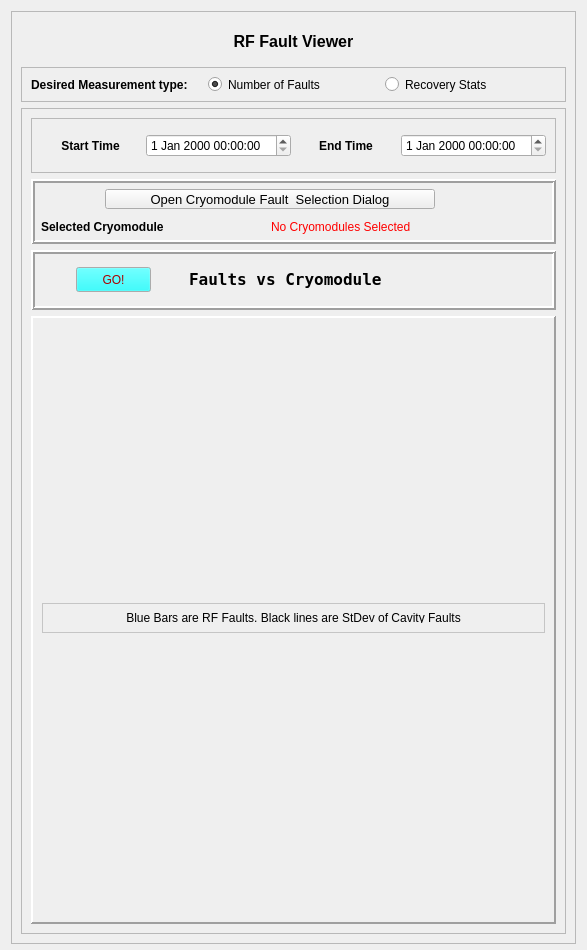
<?xml version="1.0" encoding="UTF-8"?>
<ui version="4.0">
 <class>Form</class>
 <widget class="QWidget" name="Form">
  <property name="geometry">
   <rect>
    <x>0</x>
    <y>0</y>
    <width>587</width>
    <height>950</height>
   </rect>
  </property>
  <property name="windowTitle">
   <string>Form</string>
  </property>
  <layout class="QVBoxLayout" name="verticalLayout">
   <property name="bottomMargin">
    <number>6</number>
   </property>
   <item>
    <layout class="QGridLayout" name="gridLayout">
     <item row="0" column="0">
      <widget class="QFrame" name="frame">
       <property name="frameShape">
        <enum>QFrame::StyledPanel</enum>
       </property>
       <property name="frameShadow">
        <enum>QFrame::Raised</enum>
       </property>
       <layout class="QVBoxLayout" name="verticalLayout_2">
        <item>
         <widget class="QLabel" name="label_6">
          <property name="maximumSize">
           <size>
            <width>16777215</width>
            <height>40</height>
           </size>
          </property>
          <property name="font">
           <font>
            <pointsize>12</pointsize>
            <weight>75</weight>
            <bold>true</bold>
           </font>
          </property>
          <property name="text">
           <string>RF Fault Viewer</string>
          </property>
          <property name="alignment">
           <set>Qt::AlignCenter</set>
          </property>
         </widget>
        </item>
        <item>
         <widget class="QFrame" name="frame_2">
          <property name="maximumSize">
           <size>
            <width>16777215</width>
            <height>35</height>
           </size>
          </property>
          <property name="frameShape">
           <enum>QFrame::StyledPanel</enum>
          </property>
          <property name="frameShadow">
           <enum>QFrame::Raised</enum>
          </property>
          <layout class="QHBoxLayout" name="horizontalLayout">
           <item>
            <widget class="QLabel" name="label">
             <property name="font">
              <font>
               <weight>75</weight>
               <bold>true</bold>
              </font>
             </property>
             <property name="text">
              <string>Desired Measurement type:</string>
             </property>
            </widget>
           </item>
           <item>
            <widget class="QRadioButton" name="RfFaults">
             <property name="text">
              <string>Number of Faults</string>
             </property>
             <property name="checked">
              <bool>true</bool>
             </property>
            </widget>
           </item>
           <item>
            <widget class="QRadioButton" name="RecoveryStats">
             <property name="text">
              <string>Recovery Stats</string>
             </property>
            </widget>
           </item>
          </layout>
          <zorder>RecoveryStats</zorder>
          <zorder>label</zorder>
          <zorder>RfFaults</zorder>
         </widget>
        </item>
        <item>
         <widget class="QFrame" name="frame_3">
          <property name="frameShape">
           <enum>QFrame::StyledPanel</enum>
          </property>
          <property name="frameShadow">
           <enum>QFrame::Raised</enum>
          </property>
          <layout class="QVBoxLayout" name="verticalLayout_3">
           <item>
            <widget class="QFrame" name="frame_6">
             <property name="maximumSize">
              <size>
               <width>16777215</width>
               <height>55</height>
              </size>
             </property>
             <property name="frameShape">
              <enum>QFrame::StyledPanel</enum>
             </property>
             <property name="frameShadow">
              <enum>QFrame::Raised</enum>
             </property>
             <layout class="QHBoxLayout" name="horizontalLayout_3">
              <item>
               <widget class="QLabel" name="label_4">
                <property name="font">
                 <font>
                  <weight>75</weight>
                  <bold>true</bold>
                 </font>
                </property>
                <property name="text">
                 <string>Start Time</string>
                </property>
                <property name="alignment">
                 <set>Qt::AlignCenter</set>
                </property>
               </widget>
              </item>
              <item>
               <widget class="QDateTimeEdit" name="StartTime"/>
              </item>
              <item>
               <widget class="QLabel" name="label_5">
                <property name="font">
                 <font>
                  <weight>75</weight>
                  <bold>true</bold>
                 </font>
                </property>
                <property name="text">
                 <string>End Time</string>
                </property>
                <property name="alignment">
                 <set>Qt::AlignCenter</set>
                </property>
               </widget>
              </item>
              <item>
               <widget class="QDateTimeEdit" name="EndTime">
                <property name="calendarPopup">
                 <bool>false</bool>
                </property>
               </widget>
              </item>
             </layout>
            </widget>
           </item>
           <item>
            <widget class="QFrame" name="frame_4">
             <property name="enabled">
              <bool>true</bool>
             </property>
             <property name="sizePolicy">
              <sizepolicy hsizetype="Preferred" vsizetype="Minimum">
               <horstretch>0</horstretch>
               <verstretch>0</verstretch>
              </sizepolicy>
             </property>
             <property name="minimumSize">
              <size>
               <width>0</width>
               <height>60</height>
              </size>
             </property>
             <property name="maximumSize">
              <size>
               <width>16777215</width>
               <height>65</height>
              </size>
             </property>
             <property name="frameShape">
              <enum>QFrame::Box</enum>
             </property>
             <property name="frameShadow">
              <enum>QFrame::Raised</enum>
             </property>
             <property name="lineWidth">
              <number>2</number>
             </property>
             <widget class="QLabel" name="label_2">
              <property name="geometry">
               <rect>
                <x>10</x>
                <y>40</y>
                <width>151</width>
                <height>16</height>
               </rect>
              </property>
              <property name="maximumSize">
               <size>
                <width>125160</width>
                <height>16777215</height>
               </size>
              </property>
              <property name="font">
               <font>
                <weight>75</weight>
                <bold>true</bold>
               </font>
              </property>
              <property name="text">
               <string>Selected Cryomodule</string>
              </property>
             </widget>
             <widget class="QLabel" name="Changes">
              <property name="geometry">
               <rect>
                <x>240</x>
                <y>40</y>
                <width>507</width>
                <height>16</height>
               </rect>
              </property>
              <property name="palette">
               <palette>
                <active>
                 <colorrole role="WindowText">
                  <brush brushstyle="SolidPattern">
                   <color alpha="255">
                    <red>255</red>
                    <green>0</green>
                    <blue>0</blue>
                   </color>
                  </brush>
                 </colorrole>
                 <colorrole role="Button">
                  <brush brushstyle="SolidPattern">
                   <color alpha="255">
                    <red>239</red>
                    <green>235</green>
                    <blue>231</blue>
                   </color>
                  </brush>
                 </colorrole>
                 <colorrole role="Light">
                  <brush brushstyle="SolidPattern">
                   <color alpha="255">
                    <red>255</red>
                    <green>127</green>
                    <blue>127</blue>
                   </color>
                  </brush>
                 </colorrole>
                 <colorrole role="Midlight">
                  <brush brushstyle="SolidPattern">
                   <color alpha="255">
                    <red>255</red>
                    <green>63</green>
                    <blue>63</blue>
                   </color>
                  </brush>
                 </colorrole>
                 <colorrole role="Dark">
                  <brush brushstyle="SolidPattern">
                   <color alpha="255">
                    <red>127</red>
                    <green>0</green>
                    <blue>0</blue>
                   </color>
                  </brush>
                 </colorrole>
                 <colorrole role="Mid">
                  <brush brushstyle="SolidPattern">
                   <color alpha="255">
                    <red>170</red>
                    <green>0</green>
                    <blue>0</blue>
                   </color>
                  </brush>
                 </colorrole>
                 <colorrole role="Text">
                  <brush brushstyle="SolidPattern">
                   <color alpha="255">
                    <red>0</red>
                    <green>0</green>
                    <blue>0</blue>
                   </color>
                  </brush>
                 </colorrole>
                 <colorrole role="BrightText">
                  <brush brushstyle="SolidPattern">
                   <color alpha="255">
                    <red>255</red>
                    <green>255</green>
                    <blue>255</blue>
                   </color>
                  </brush>
                 </colorrole>
                 <colorrole role="ButtonText">
                  <brush brushstyle="SolidPattern">
                   <color alpha="255">
                    <red>0</red>
                    <green>0</green>
                    <blue>0</blue>
                   </color>
                  </brush>
                 </colorrole>
                 <colorrole role="Base">
                  <brush brushstyle="SolidPattern">
                   <color alpha="255">
                    <red>255</red>
                    <green>255</green>
                    <blue>255</blue>
                   </color>
                  </brush>
                 </colorrole>
                 <colorrole role="Window">
                  <brush brushstyle="SolidPattern">
                   <color alpha="255">
                    <red>255</red>
                    <green>0</green>
                    <blue>0</blue>
                   </color>
                  </brush>
                 </colorrole>
                 <colorrole role="Shadow">
                  <brush brushstyle="SolidPattern">
                   <color alpha="255">
                    <red>0</red>
                    <green>0</green>
                    <blue>0</blue>
                   </color>
                  </brush>
                 </colorrole>
                 <colorrole role="AlternateBase">
                  <brush brushstyle="SolidPattern">
                   <color alpha="255">
                    <red>255</red>
                    <green>127</green>
                    <blue>127</blue>
                   </color>
                  </brush>
                 </colorrole>
                 <colorrole role="ToolTipBase">
                  <brush brushstyle="SolidPattern">
                   <color alpha="255">
                    <red>255</red>
                    <green>255</green>
                    <blue>220</blue>
                   </color>
                  </brush>
                 </colorrole>
                 <colorrole role="ToolTipText">
                  <brush brushstyle="SolidPattern">
                   <color alpha="255">
                    <red>0</red>
                    <green>0</green>
                    <blue>0</blue>
                   </color>
                  </brush>
                 </colorrole>
                </active>
                <inactive>
                 <colorrole role="WindowText">
                  <brush brushstyle="SolidPattern">
                   <color alpha="255">
                    <red>255</red>
                    <green>0</green>
                    <blue>0</blue>
                   </color>
                  </brush>
                 </colorrole>
                 <colorrole role="Button">
                  <brush brushstyle="SolidPattern">
                   <color alpha="255">
                    <red>239</red>
                    <green>235</green>
                    <blue>231</blue>
                   </color>
                  </brush>
                 </colorrole>
                 <colorrole role="Light">
                  <brush brushstyle="SolidPattern">
                   <color alpha="255">
                    <red>255</red>
                    <green>127</green>
                    <blue>127</blue>
                   </color>
                  </brush>
                 </colorrole>
                 <colorrole role="Midlight">
                  <brush brushstyle="SolidPattern">
                   <color alpha="255">
                    <red>255</red>
                    <green>63</green>
                    <blue>63</blue>
                   </color>
                  </brush>
                 </colorrole>
                 <colorrole role="Dark">
                  <brush brushstyle="SolidPattern">
                   <color alpha="255">
                    <red>127</red>
                    <green>0</green>
                    <blue>0</blue>
                   </color>
                  </brush>
                 </colorrole>
                 <colorrole role="Mid">
                  <brush brushstyle="SolidPattern">
                   <color alpha="255">
                    <red>170</red>
                    <green>0</green>
                    <blue>0</blue>
                   </color>
                  </brush>
                 </colorrole>
                 <colorrole role="Text">
                  <brush brushstyle="SolidPattern">
                   <color alpha="255">
                    <red>0</red>
                    <green>0</green>
                    <blue>0</blue>
                   </color>
                  </brush>
                 </colorrole>
                 <colorrole role="BrightText">
                  <brush brushstyle="SolidPattern">
                   <color alpha="255">
                    <red>255</red>
                    <green>255</green>
                    <blue>255</blue>
                   </color>
                  </brush>
                 </colorrole>
                 <colorrole role="ButtonText">
                  <brush brushstyle="SolidPattern">
                   <color alpha="255">
                    <red>0</red>
                    <green>0</green>
                    <blue>0</blue>
                   </color>
                  </brush>
                 </colorrole>
                 <colorrole role="Base">
                  <brush brushstyle="SolidPattern">
                   <color alpha="255">
                    <red>255</red>
                    <green>255</green>
                    <blue>255</blue>
                   </color>
                  </brush>
                 </colorrole>
                 <colorrole role="Window">
                  <brush brushstyle="SolidPattern">
                   <color alpha="255">
                    <red>255</red>
                    <green>0</green>
                    <blue>0</blue>
                   </color>
                  </brush>
                 </colorrole>
                 <colorrole role="Shadow">
                  <brush brushstyle="SolidPattern">
                   <color alpha="255">
                    <red>0</red>
                    <green>0</green>
                    <blue>0</blue>
                   </color>
                  </brush>
                 </colorrole>
                 <colorrole role="AlternateBase">
                  <brush brushstyle="SolidPattern">
                   <color alpha="255">
                    <red>255</red>
                    <green>127</green>
                    <blue>127</blue>
                   </color>
                  </brush>
                 </colorrole>
                 <colorrole role="ToolTipBase">
                  <brush brushstyle="SolidPattern">
                   <color alpha="255">
                    <red>255</red>
                    <green>255</green>
                    <blue>220</blue>
                   </color>
                  </brush>
                 </colorrole>
                 <colorrole role="ToolTipText">
                  <brush brushstyle="SolidPattern">
                   <color alpha="255">
                    <red>0</red>
                    <green>0</green>
                    <blue>0</blue>
                   </color>
                  </brush>
                 </colorrole>
                </inactive>
                <disabled>
                 <colorrole role="WindowText">
                  <brush brushstyle="SolidPattern">
                   <color alpha="255">
                    <red>127</red>
                    <green>0</green>
                    <blue>0</blue>
                   </color>
                  </brush>
                 </colorrole>
                 <colorrole role="Button">
                  <brush brushstyle="SolidPattern">
                   <color alpha="255">
                    <red>239</red>
                    <green>235</green>
                    <blue>231</blue>
                   </color>
                  </brush>
                 </colorrole>
                 <colorrole role="Light">
                  <brush brushstyle="SolidPattern">
                   <color alpha="255">
                    <red>255</red>
                    <green>127</green>
                    <blue>127</blue>
                   </color>
                  </brush>
                 </colorrole>
                 <colorrole role="Midlight">
                  <brush brushstyle="SolidPattern">
                   <color alpha="255">
                    <red>255</red>
                    <green>63</green>
                    <blue>63</blue>
                   </color>
                  </brush>
                 </colorrole>
                 <colorrole role="Dark">
                  <brush brushstyle="SolidPattern">
                   <color alpha="255">
                    <red>127</red>
                    <green>0</green>
                    <blue>0</blue>
                   </color>
                  </brush>
                 </colorrole>
                 <colorrole role="Mid">
                  <brush brushstyle="SolidPattern">
                   <color alpha="255">
                    <red>170</red>
                    <green>0</green>
                    <blue>0</blue>
                   </color>
                  </brush>
                 </colorrole>
                 <colorrole role="Text">
                  <brush brushstyle="SolidPattern">
                   <color alpha="255">
                    <red>127</red>
                    <green>0</green>
                    <blue>0</blue>
                   </color>
                  </brush>
                 </colorrole>
                 <colorrole role="BrightText">
                  <brush brushstyle="SolidPattern">
                   <color alpha="255">
                    <red>255</red>
                    <green>255</green>
                    <blue>255</blue>
                   </color>
                  </brush>
                 </colorrole>
                 <colorrole role="ButtonText">
                  <brush brushstyle="SolidPattern">
                   <color alpha="255">
                    <red>127</red>
                    <green>0</green>
                    <blue>0</blue>
                   </color>
                  </brush>
                 </colorrole>
                 <colorrole role="Base">
                  <brush brushstyle="SolidPattern">
                   <color alpha="255">
                    <red>255</red>
                    <green>0</green>
                    <blue>0</blue>
                   </color>
                  </brush>
                 </colorrole>
                 <colorrole role="Window">
                  <brush brushstyle="SolidPattern">
                   <color alpha="255">
                    <red>255</red>
                    <green>0</green>
                    <blue>0</blue>
                   </color>
                  </brush>
                 </colorrole>
                 <colorrole role="Shadow">
                  <brush brushstyle="SolidPattern">
                   <color alpha="255">
                    <red>0</red>
                    <green>0</green>
                    <blue>0</blue>
                   </color>
                  </brush>
                 </colorrole>
                 <colorrole role="AlternateBase">
                  <brush brushstyle="SolidPattern">
                   <color alpha="255">
                    <red>255</red>
                    <green>0</green>
                    <blue>0</blue>
                   </color>
                  </brush>
                 </colorrole>
                 <colorrole role="ToolTipBase">
                  <brush brushstyle="SolidPattern">
                   <color alpha="255">
                    <red>255</red>
                    <green>255</green>
                    <blue>220</blue>
                   </color>
                  </brush>
                 </colorrole>
                 <colorrole role="ToolTipText">
                  <brush brushstyle="SolidPattern">
                   <color alpha="255">
                    <red>0</red>
                    <green>0</green>
                    <blue>0</blue>
                   </color>
                  </brush>
                 </colorrole>
                </disabled>
               </palette>
              </property>
              <property name="font">
               <font>
                <strikeout>false</strikeout>
               </font>
              </property>
              <property name="frameShape">
               <enum>QFrame::NoFrame</enum>
              </property>
              <property name="text">
               <string>No Cryomodules Selected</string>
              </property>
             </widget>
             <widget class="QPushButton" name="CMSelection">
              <property name="geometry">
               <rect>
                <x>74</x>
                <y>10</y>
                <width>330</width>
                <height>20</height>
               </rect>
              </property>
              <property name="maximumSize">
               <size>
                <width>452</width>
                <height>16777215</height>
               </size>
              </property>
              <property name="font">
               <font>
                <pointsize>10</pointsize>
                <weight>50</weight>
                <bold>false</bold>
               </font>
              </property>
              <property name="text">
               <string>Open Cryomodule Fault  Selection Dialog</string>
              </property>
              <property name="autoDefault">
               <bool>true</bool>
              </property>
             </widget>
            </widget>
           </item>
           <item>
            <widget class="QFrame" name="frame_7">
             <property name="enabled">
              <bool>true</bool>
             </property>
             <property name="sizePolicy">
              <sizepolicy hsizetype="Preferred" vsizetype="Preferred">
               <horstretch>0</horstretch>
               <verstretch>0</verstretch>
              </sizepolicy>
             </property>
             <property name="minimumSize">
              <size>
               <width>0</width>
               <height>50</height>
              </size>
             </property>
             <property name="maximumSize">
              <size>
               <width>16777215</width>
               <height>60</height>
              </size>
             </property>
             <property name="baseSize">
              <size>
               <width>0</width>
               <height>50</height>
              </size>
             </property>
             <property name="frameShape">
              <enum>QFrame::Box</enum>
             </property>
             <property name="frameShadow">
              <enum>QFrame::Raised</enum>
             </property>
             <property name="lineWidth">
              <number>2</number>
             </property>
             <layout class="QGridLayout" name="gridLayout_2">
              <item row="0" column="1">
               <widget class="QPushButton" name="GO">
                <property name="enabled">
                 <bool>true</bool>
                </property>
                <property name="maximumSize">
                 <size>
                  <width>75</width>
                  <height>25</height>
                 </size>
                </property>
                <property name="palette">
                 <palette>
                  <active>
                   <colorrole role="WindowText">
                    <brush brushstyle="SolidPattern">
                     <color alpha="255">
                      <red>170</red>
                      <green>0</green>
                      <blue>0</blue>
                     </color>
                    </brush>
                   </colorrole>
                   <colorrole role="Button">
                    <brush brushstyle="SolidPattern">
                     <color alpha="255">
                      <red>0</red>
                      <green>255</green>
                      <blue>255</blue>
                     </color>
                    </brush>
                   </colorrole>
                   <colorrole role="ButtonText">
                    <brush brushstyle="SolidPattern">
                     <color alpha="255">
                      <red>170</red>
                      <green>0</green>
                      <blue>0</blue>
                     </color>
                    </brush>
                   </colorrole>
                  </active>
                  <inactive>
                   <colorrole role="WindowText">
                    <brush brushstyle="SolidPattern">
                     <color alpha="255">
                      <red>170</red>
                      <green>0</green>
                      <blue>0</blue>
                     </color>
                    </brush>
                   </colorrole>
                   <colorrole role="Button">
                    <brush brushstyle="SolidPattern">
                     <color alpha="255">
                      <red>0</red>
                      <green>255</green>
                      <blue>255</blue>
                     </color>
                    </brush>
                   </colorrole>
                   <colorrole role="ButtonText">
                    <brush brushstyle="SolidPattern">
                     <color alpha="255">
                      <red>170</red>
                      <green>0</green>
                      <blue>0</blue>
                     </color>
                    </brush>
                   </colorrole>
                  </inactive>
                  <disabled>
                   <colorrole role="WindowText">
                    <brush brushstyle="SolidPattern">
                     <color alpha="255">
                      <red>190</red>
                      <green>190</green>
                      <blue>190</blue>
                     </color>
                    </brush>
                   </colorrole>
                   <colorrole role="Button">
                    <brush brushstyle="SolidPattern">
                     <color alpha="255">
                      <red>0</red>
                      <green>255</green>
                      <blue>255</blue>
                     </color>
                    </brush>
                   </colorrole>
                   <colorrole role="ButtonText">
                    <brush brushstyle="SolidPattern">
                     <color alpha="255">
                      <red>190</red>
                      <green>190</green>
                      <blue>190</blue>
                     </color>
                    </brush>
                   </colorrole>
                  </disabled>
                 </palette>
                </property>
                <property name="acceptDrops">
                 <bool>false</bool>
                </property>
                <property name="text">
                 <string>GO!</string>
                </property>
               </widget>
              </item>
              <item row="0" column="2">
               <widget class="QLabel" name="label_3">
                <property name="sizePolicy">
                 <sizepolicy hsizetype="Maximum" vsizetype="Preferred">
                  <horstretch>0</horstretch>
                  <verstretch>0</verstretch>
                 </sizepolicy>
                </property>
                <property name="minimumSize">
                 <size>
                  <width>0</width>
                  <height>20</height>
                 </size>
                </property>
                <property name="maximumSize">
                 <size>
                  <width>320</width>
                  <height>40</height>
                 </size>
                </property>
                <property name="palette">
                 <palette>
                  <active>
                   <colorrole role="Button">
                    <brush brushstyle="SolidPattern">
                     <color alpha="255">
                      <red>255</red>
                      <green>255</green>
                      <blue>255</blue>
                     </color>
                    </brush>
                   </colorrole>
                   <colorrole role="Base">
                    <brush brushstyle="SolidPattern">
                     <color alpha="255">
                      <red>255</red>
                      <green>255</green>
                      <blue>255</blue>
                     </color>
                    </brush>
                   </colorrole>
                   <colorrole role="Window">
                    <brush brushstyle="SolidPattern">
                     <color alpha="255">
                      <red>255</red>
                      <green>255</green>
                      <blue>255</blue>
                     </color>
                    </brush>
                   </colorrole>
                  </active>
                  <inactive>
                   <colorrole role="Button">
                    <brush brushstyle="SolidPattern">
                     <color alpha="255">
                      <red>255</red>
                      <green>255</green>
                      <blue>255</blue>
                     </color>
                    </brush>
                   </colorrole>
                   <colorrole role="Base">
                    <brush brushstyle="SolidPattern">
                     <color alpha="255">
                      <red>255</red>
                      <green>255</green>
                      <blue>255</blue>
                     </color>
                    </brush>
                   </colorrole>
                   <colorrole role="Window">
                    <brush brushstyle="SolidPattern">
                     <color alpha="255">
                      <red>255</red>
                      <green>255</green>
                      <blue>255</blue>
                     </color>
                    </brush>
                   </colorrole>
                  </inactive>
                  <disabled>
                   <colorrole role="Button">
                    <brush brushstyle="SolidPattern">
                     <color alpha="255">
                      <red>255</red>
                      <green>255</green>
                      <blue>255</blue>
                     </color>
                    </brush>
                   </colorrole>
                   <colorrole role="Base">
                    <brush brushstyle="SolidPattern">
                     <color alpha="255">
                      <red>255</red>
                      <green>255</green>
                      <blue>255</blue>
                     </color>
                    </brush>
                   </colorrole>
                   <colorrole role="Window">
                    <brush brushstyle="SolidPattern">
                     <color alpha="255">
                      <red>255</red>
                      <green>255</green>
                      <blue>255</blue>
                     </color>
                    </brush>
                   </colorrole>
                  </disabled>
                 </palette>
                </property>
                <property name="font">
                 <font>
                  <family>Bitstream Vera Sans Mono</family>
                  <pointsize>12</pointsize>
                  <weight>75</weight>
                  <italic>false</italic>
                  <bold>true</bold>
                 </font>
                </property>
                <property name="text">
                 <string>Faults vs Cryomodule</string>
                </property>
                <property name="alignment">
                 <set>Qt::AlignJustify|Qt::AlignVCenter</set>
                </property>
                <property name="margin">
                 <number>-2</number>
                </property>
                <property name="indent">
                 <number>-1</number>
                </property>
                <property name="openExternalLinks">
                 <bool>false</bool>
                </property>
               </widget>
              </item>
             </layout>
            </widget>
           </item>
           <item>
            <widget class="QFrame" name="frame_5">
             <property name="frameShape">
              <enum>QFrame::Panel</enum>
             </property>
             <property name="frameShadow">
              <enum>QFrame::Raised</enum>
             </property>
             <property name="lineWidth">
              <number>2</number>
             </property>
             <layout class="QVBoxLayout" name="verticalLayout_4">
              <item>
               <widget class="QFrame" name="frame_8">
                <property name="sizePolicy">
                 <sizepolicy hsizetype="Preferred" vsizetype="Maximum">
                  <horstretch>0</horstretch>
                  <verstretch>0</verstretch>
                 </sizepolicy>
                </property>
                <property name="maximumSize">
                 <size>
                  <width>16777215</width>
                  <height>30</height>
                 </size>
                </property>
                <property name="palette">
                 <palette>
                  <active>
                   <colorrole role="Base">
                    <brush brushstyle="SolidPattern">
                     <color alpha="255">
                      <red>255</red>
                      <green>255</green>
                      <blue>255</blue>
                     </color>
                    </brush>
                   </colorrole>
                   <colorrole role="Window">
                    <brush brushstyle="SolidPattern">
                     <color alpha="255">
                      <red>255</red>
                      <green>255</green>
                      <blue>255</blue>
                     </color>
                    </brush>
                   </colorrole>
                  </active>
                  <inactive>
                   <colorrole role="Base">
                    <brush brushstyle="SolidPattern">
                     <color alpha="255">
                      <red>255</red>
                      <green>255</green>
                      <blue>255</blue>
                     </color>
                    </brush>
                   </colorrole>
                   <colorrole role="Window">
                    <brush brushstyle="SolidPattern">
                     <color alpha="255">
                      <red>255</red>
                      <green>255</green>
                      <blue>255</blue>
                     </color>
                    </brush>
                   </colorrole>
                  </inactive>
                  <disabled>
                   <colorrole role="Base">
                    <brush brushstyle="SolidPattern">
                     <color alpha="255">
                      <red>255</red>
                      <green>255</green>
                      <blue>255</blue>
                     </color>
                    </brush>
                   </colorrole>
                   <colorrole role="Window">
                    <brush brushstyle="SolidPattern">
                     <color alpha="255">
                      <red>255</red>
                      <green>255</green>
                      <blue>255</blue>
                     </color>
                    </brush>
                   </colorrole>
                  </disabled>
                 </palette>
                </property>
                <property name="frameShape">
                 <enum>QFrame::StyledPanel</enum>
                </property>
                <property name="frameShadow">
                 <enum>QFrame::Raised</enum>
                </property>
                <layout class="QHBoxLayout" name="horizontalLayout_2">
                 <item>
                  <widget class="QLabel" name="label_7">
                   <property name="maximumSize">
                    <size>
                     <width>16777215</width>
                     <height>25</height>
                    </size>
                   </property>
                   <property name="text">
                    <string>Blue Bars are RF Faults. Black lines are StDev of Cavity Faults</string>
                   </property>
                   <property name="alignment">
                    <set>Qt::AlignCenter</set>
                   </property>
                  </widget>
                 </item>
                </layout>
               </widget>
              </item>
              <item>
               <layout class="QGridLayout" name="Plot1">
                <property name="leftMargin">
                 <number>1</number>
                </property>
                <property name="bottomMargin">
                 <number>2</number>
                </property>
               </layout>
              </item>
              <item>
               <layout class="QGridLayout" name="Plot2">
                <property name="leftMargin">
                 <number>1</number>
                </property>
                <property name="bottomMargin">
                 <number>2</number>
                </property>
               </layout>
              </item>
             </layout>
            </widget>
           </item>
          </layout>
         </widget>
        </item>
       </layout>
      </widget>
     </item>
    </layout>
   </item>
  </layout>
 </widget>
 <resources/>
 <connections/>
</ui>
